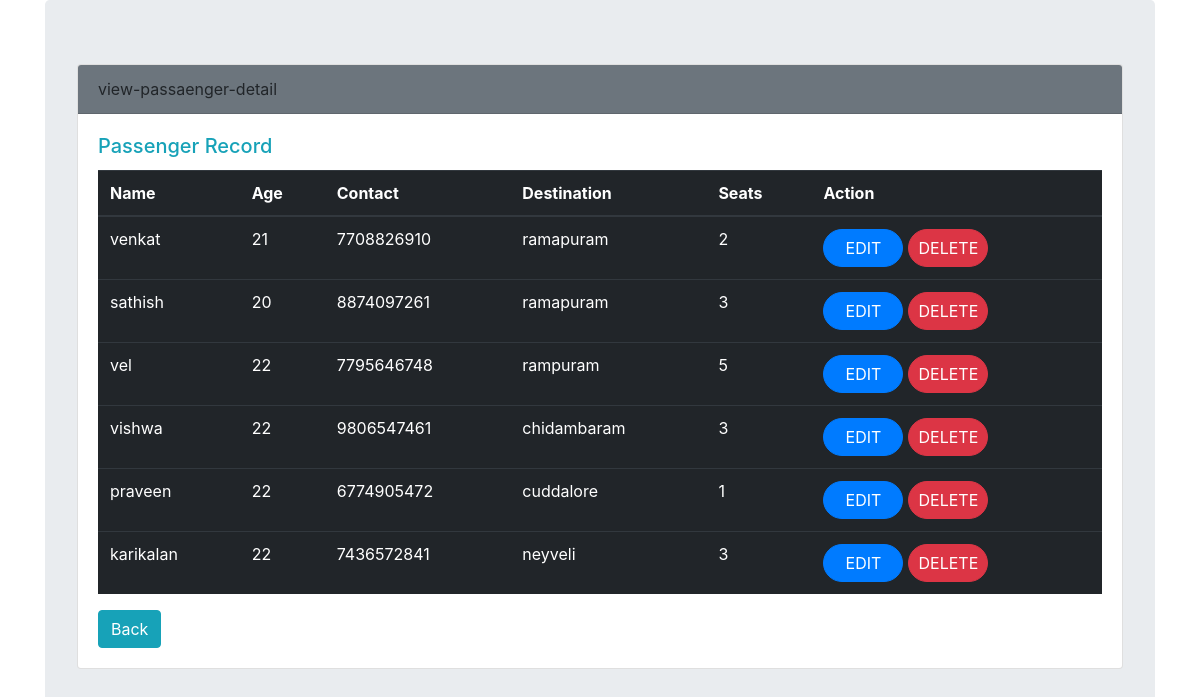
/view, run on the app's committed database.
### tables this page shows
CREATE TABLE "adduser" (
	"name"	TEXT NOT NULL,
	"age"	INTEGER NOT NULL,
	"contact"	INTEGER NOT NULL,
	"destination"	TEXT NOT NULL,
	"seats"	INTEGER NOT NULL,
	PRIMARY KEY("name")
);

### app.py (the view)
@app.route("/view",methods=["get","post"])
def detail():
    conn=sql.connect("booking.db")
    conn.row_factory=sql.Row
    cur=conn.cursor()
    cur.execute("select * from adduser")
    data=cur.fetchall()
    return render_template("view.html",data=data)

### templates/view.html (shortened to what this page needs)
<html>
<head>
  <link rel="stylesheet" href="https://cdn.jsdelivr.net/npm/bootstrap@4.0.0/dist/css/bootstrap.min.css">
</head>
<body>
<div class="container">
<div class="jumbotron">
  <div class="card">
    <div class="card-header bg-secondary">
      view-passaenger-detail
    </div>
    <div class="card-body">
      <h5 class="card-title text-info">Passenger Record</h5>
      <table class="table table-dark table-hover table-borderd">
        <thead>
          <tr>
          <th scope="col">Name</th>
          <th scope="col">Age</th>
          <th scope="col">Contact</th>
          <th scope="col">Destination</th>
          <th scope="col">Seats</th>
          <th scope="col">Action</th>
          </tr>
        </thead>
        <tbody>
            {%for i in data%}
          <tr>
            <td>{{i.name}}</td>
            <td>{{i.age}}</td>
            <td>{{i.contact}}</td>
            <td>{{i.destination}}</td>
            <td>{{i.seats}}</td>
            <td>
              <button class="btn btn-primary badge-pill" style="width:80px">EDIT</button>
              <button class="btn btn-danger  badge-pill" style="width:80px">DELETE</button>
            </td>
         </tr>
         {%endfor%}
        </tbody>
        <table>
    <a href="/"><input type="button" value="Back" class="btn btn-info"></a>
    </div>
  </div>
</div>
</body>
</html>

### data on the page
adduser: name "venkat", age "21", contact "7708826910", destination "ramapuram", seats "2"
adduser: name "sathish", age "20", contact "8874097261", destination "ramapuram", seats "3"
adduser: name "vel", age "22", contact "7795646748", destination "rampuram", seats "5"
adduser: name "vishwa", age "22", contact "9806547461", destination "chidambaram", seats "3"
adduser: name "praveen", age "22", contact "6774905472", destination "cuddalore", seats "1"
adduser: name "karikalan", age "22", contact "7436572841", destination "neyveli", seats "3"
